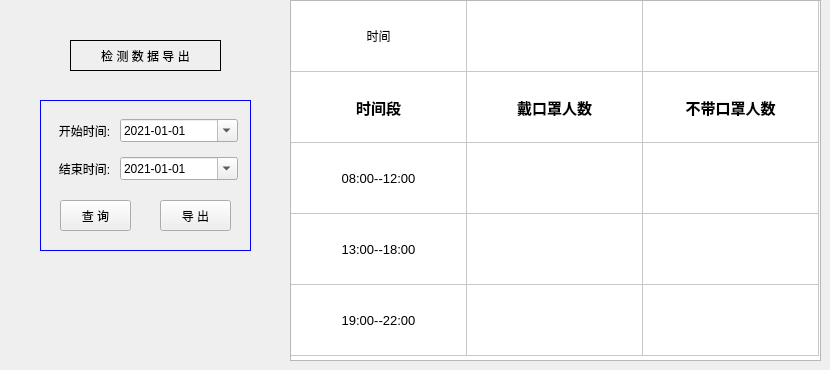
          <widget class="QWidget" name="tab_6">
           <attribute name="title">
            <string>检测数据导出</string>
           </attribute>
           <widget class="QPushButton" name="btn_query_2">
            <property name="geometry">
             <rect>
              <x>60</x>
              <y>200</y>
              <width>71</width>
              <height>31</height>
             </rect>
            </property>
            <property name="sizePolicy">
             <sizepolicy hsizetype="Minimum" vsizetype="Ignored">
              <horstretch>0</horstretch>
              <verstretch>0</verstretch>
             </sizepolicy>
            </property>
            <property name="text">
             <string>查 询</string>
            </property>
           </widget>
           <widget class="QLabel" name="label_2">
            <property name="geometry">
             <rect>
              <x>40</x>
              <y>100</y>
              <width>211</width>
              <height>151</height>
             </rect>
            </property>
            <property name="styleSheet">
             <string notr="true">color: blue; background-color: transparent; border:0.5px solid blue;</string>
            </property>
            <property name="text">
             <string/>
            </property>
           </widget>
           <widget class="QLabel" name="label_hint_7">
            <property name="geometry">
             <rect>
              <x>70</x>
              <y>40</y>
              <width>151</width>
              <height>31</height>
             </rect>
            </property>
            <property name="styleSheet">
             <string notr="true">border:1px solid black;</string>
            </property>
            <property name="text">
             <string>检 测 数 据 导 出</string>
            </property>
            <property name="alignment">
             <set>Qt::AlignCenter</set>
            </property>
           </widget>
           <widget class="QWidget" name="gridLayoutWidget_3">
            <property name="geometry">
             <rect>
              <x>50</x>
              <y>110</y>
              <width>193</width>
              <height>81</height>
             </rect>
            </property>
            <layout class="QGridLayout" name="gridLayout_5" columnstretch="1,2">
             <property name="leftMargin">
              <number>5</number>
             </property>
             <property name="rightMargin">
              <number>5</number>
             </property>
             <item row="1" column="0">
              <widget class="QLabel" name="label_end_3">
               <property name="text">
                <string>结束时间:</string>
               </property>
               <property name="alignment">
                <set>Qt::AlignCenter</set>
               </property>
              </widget>
             </item>
             <item row="1" column="1">
              <widget class="QDateEdit" name="de_end_3">
               <property name="maximumDate">
                <date>
                 <year>2100</year>
                 <month>12</month>
                 <day>31</day>
                </date>
               </property>
               <property name="minimumDate">
                <date>
                 <year>2021</year>
                 <month>1</month>
                 <day>1</day>
                </date>
               </property>
               <property name="displayFormat">
                <string>yyyy-MM-dd</string>
               </property>
               <property name="calendarPopup">
                <bool>true</bool>
               </property>
               <property name="timeSpec">
                <enum>Qt::LocalTime</enum>
               </property>
              </widget>
             </item>
             <item row="0" column="0">
              <widget class="QLabel" name="label_start_3">
               <property name="text">
                <string>开始时间:</string>
               </property>
               <property name="alignment">
                <set>Qt::AlignCenter</set>
               </property>
              </widget>
             </item>
             <item row="0" column="1">
              <widget class="QDateEdit" name="de_start_3">
               <property name="styleSheet">
                <string notr="true"/>
               </property>
               <property name="dateTime">
                <datetime>
                 <hour>0</hour>
                 <minute>0</minute>
                 <second>0</second>
                 <year>2021</year>
                 <month>1</month>
                 <day>1</day>
                </datetime>
               </property>
               <property name="time">
                <time>
                 <hour>0</hour>
                 <minute>0</minute>
                 <second>0</second>
                </time>
               </property>
               <property name="maximumDate">
                <date>
                 <year>2100</year>
                 <month>12</month>
                 <day>31</day>
                </date>
               </property>
               <property name="minimumDate">
                <date>
                 <year>2021</year>
                 <month>1</month>
                 <day>1</day>
                </date>
               </property>
               <property name="displayFormat">
                <string>yyyy-MM-dd</string>
               </property>
               <property name="calendarPopup">
                <bool>true</bool>
               </property>
              </widget>
             </item>
            </layout>
           </widget>
           <widget class="QPushButton" name="btn_query_3">
            <property name="geometry">
             <rect>
              <x>160</x>
              <y>200</y>
              <width>71</width>
              <height>31</height>
             </rect>
            </property>
            <property name="sizePolicy">
             <sizepolicy hsizetype="Minimum" vsizetype="Ignored">
              <horstretch>0</horstretch>
              <verstretch>0</verstretch>
             </sizepolicy>
            </property>
            <property name="text">
             <string>导 出</string>
            </property>
           </widget>
           <widget class="QTableWidget" name="tb_error_2">
            <property name="geometry">
             <rect>
              <x>290</x>
              <y>0</y>
              <width>531</width>
              <height>361</height>
             </rect>
            </property>
            <property name="autoScroll">
             <bool>false</bool>
            </property>
            <property name="showGrid">
             <bool>true</bool>
            </property>
            <property name="rowCount">
             <number>5</number>
            </property>
            <attribute name="horizontalHeaderVisible">
             <bool>false</bool>
            </attribute>
            <attribute name="horizontalHeaderMinimumSectionSize">
             <number>132</number>
            </attribute>
            <attribute name="horizontalHeaderDefaultSectionSize">
             <number>176</number>
            </attribute>
            <attribute name="verticalHeaderVisible">
             <bool>false</bool>
            </attribute>
            <attribute name="verticalHeaderMinimumSectionSize">
             <number>47</number>
            </attribute>
            <attribute name="verticalHeaderDefaultSectionSize">
             <number>71</number>
            </attribute>
            <row>
             <property name="text">
              <string>01</string>
             </property>
            </row>
            <row>
             <property name="text">
              <string>02</string>
             </property>
            </row>
            <row>
             <property name="text">
              <string>03</string>
             </property>
            </row>
            <row>
             <property name="text">
              <string>04</string>
             </property>
            </row>
            <row>
             <property name="text">
              <string>05</string>
             </property>
            </row>
            <column>
             <property name="text">
              <string>01</string>
             </property>
            </column>
            <column>
             <property name="text">
              <string>02</string>
             </property>
            </column>
            <column>
             <property name="text">
              <string>03</string>
             </property>
            </column>
            <item row="0" column="0">
             <property name="text">
              <string>时间</string>
             </property>
             <property name="textAlignment">
              <set>AlignCenter</set>
             </property>
            </item>
            <item row="0" column="1">
             <property name="textAlignment">
              <set>AlignCenter</set>
             </property>
            </item>
            <item row="0" column="2">
             <property name="textAlignment">
              <set>AlignCenter</set>
             </property>
            </item>
            <item row="1" column="0">
             <property name="text">
              <string>时间段</string>
             </property>
             <property name="font">
              <font>
               <pointsize>11</pointsize>
               <weight>75</weight>
               <bold>true</bold>
              </font>
             </property>
             <property name="textAlignment">
              <set>AlignCenter</set>
             </property>
            </item>
            <item row="1" column="1">
             <property name="text">
              <string>戴口罩人数</string>
             </property>
             <property name="font">
              <font>
               <pointsize>11</pointsize>
               <weight>75</weight>
               <bold>true</bold>
              </font>
             </property>
             <property name="textAlignment">
              <set>AlignCenter</set>
             </property>
            </item>
            <item row="1" column="2">
             <property name="text">
              <string>不带口罩人数</string>
             </property>
             <property name="font">
              <font>
               <pointsize>11</pointsize>
               <weight>75</weight>
               <bold>true</bold>
              </font>
             </property>
             <property name="textAlignment">
              <set>AlignCenter</set>
             </property>
            </item>
            <item row="2" column="0">
             <property name="text">
              <string>08:00--12:00</string>
             </property>
             <property name="font">
              <font>
               <pointsize>10</pointsize>
              </font>
             </property>
             <property name="textAlignment">
              <set>AlignCenter</set>
             </property>
            </item>
            <item row="2" column="1">
             <property name="text">
              <string/>
             </property>
             <property name="font">
              <font>
               <pointsize>10</pointsize>
              </font>
             </property>
             <property name="textAlignment">
              <set>AlignCenter</set>
             </property>
            </item>
            <item row="2" column="2">
             <property name="font">
              <font>
               <pointsize>10</pointsize>
              </font>
             </property>
             <property name="textAlignment">
              <set>AlignCenter</set>
             </property>
            </item>
            <item row="3" column="0">
             <property name="text">
              <string>13:00--18:00</string>
             </property>
             <property name="font">
              <font>
               <pointsize>10</pointsize>
              </font>
             </property>
             <property name="textAlignment">
              <set>AlignCenter</set>
             </property>
            </item>
            <item row="3" column="1">
             <property name="font">
              <font>
               <pointsize>10</pointsize>
              </font>
             </property>
             <property name="textAlignment">
              <set>AlignCenter</set>
             </property>
            </item>
            <item row="3" column="2">
             <property name="textAlignment">
              <set>AlignCenter</set>
             </property>
            </item>
            <item row="4" column="0">
             <property name="text">
              <string>19:00--22:00</string>
             </property>
             <property name="font">
              <font>
               <pointsize>10</pointsize>
              </font>
             </property>
             <property name="textAlignment">
              <set>AlignCenter</set>
             </property>
            </item>
            <item row="4" column="1">
             <property name="font">
              <font>
               <pointsize>10</pointsize>
              </font>
             </property>
             <property name="textAlignment">
              <set>AlignCenter</set>
             </property>
            </item>
            <item row="4" column="2">
             <property name="font">
              <font>
               <pointsize>10</pointsize>
              </font>
             </property>
             <property name="textAlignment">
              <set>AlignCenter</set>
             </property>
            </item>
           </widget>
           <zorder>label_2</zorder>
           <zorder>btn_query_2</zorder>
           <zorder>label_hint_7</zorder>
           <zorder>gridLayoutWidget_3</zorder>
           <zorder>btn_query_3</zorder>
           <zorder>tb_error_2</zorder>
          </widget>
